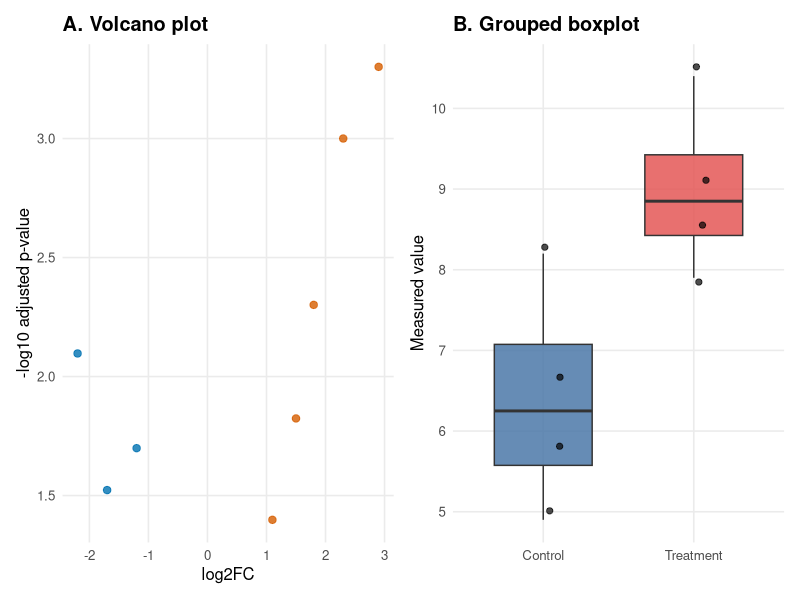

Generate this figure with R:
library(readr)
library(dplyr)
library(ggplot2)
library(patchwork)

dir.create("figures", showWarnings = FALSE)

volcano_df <- read_csv("data/volcano_data.csv", show_col_types = FALSE) %>%
  mutate(
    status = case_when(
      log2FC >= 1 & padj < 0.05 ~ "Up",
      log2FC <= -1 & padj < 0.05 ~ "Down",
      TRUE ~ "Not significant"
    ),
    neg_log10_padj = -log10(padj)
  )

box_df <- read_csv("data/boxplot_data.csv", show_col_types = FALSE)

p1 <- ggplot(volcano_df, aes(x = log2FC, y = neg_log10_padj, color = status)) +
  geom_point(alpha = 0.8, size = 2.2) +
  scale_color_manual(values = c(
    "Up" = "#D55E00",
    "Down" = "#0072B2",
    "Not significant" = "grey75"
  )) +
  labs(title = "A. Volcano plot", x = "log2FC", y = "-log10 adjusted p-value") +
  theme_minimal(base_size = 12) +
  theme(
    plot.title = element_text(face = "bold"),
    panel.grid.minor = element_blank(),
    legend.position = "none"
  )

p2 <- ggplot(box_df, aes(x = group, y = value, fill = group)) +
  geom_boxplot(width = 0.65, alpha = 0.85, outlier.shape = NA) +
  geom_jitter(width = 0.12, size = 1.8, alpha = 0.7) +
  scale_fill_manual(values = c(
    "Control" = "#4C78A8",
    "Treatment" = "#E45756"
  )) +
  labs(title = "B. Grouped boxplot", x = NULL, y = "Measured value") +
  theme_minimal(base_size = 12) +
  theme(
    plot.title = element_text(face = "bold"),
    panel.grid.minor = element_blank(),
    legend.position = "none"
  )

combined <- p1 + p2 + plot_layout(ncol = 2)

ggsave("figures/multi_panel_template.png", plot = combined, width = 12, height = 5, dpi = 300)
